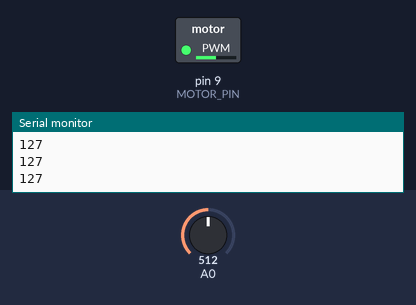
Simulated run of this sketch. Board: Arduino Uno, built with avr-gcc and run on an emulated ATmega328P. On the bench: switched loads named in the sketch (green lamp = pin HIGH), the last lines printed to the serial monitor. Inputs (shaded band) come from the test bench; at power-on: A0 = 512.

Above: at 1.2 s.
1.3 s: A0 set to 716
At 2.5 s:
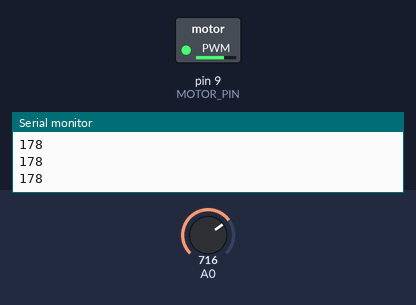
2.8 s: A0 set to 900
At 3.8 s:
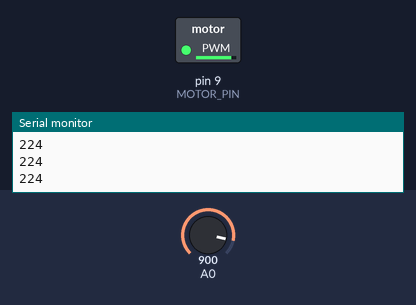
4.3 s: A0 set to 122
At 4.9 s:
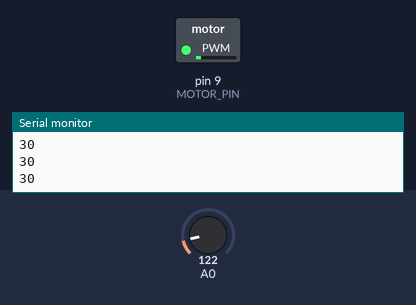
5.8 s: A0 set to 0
At 7.0 s:
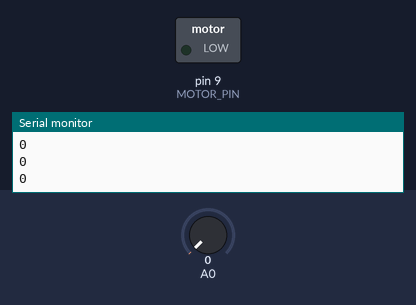
7.3 s: A0 set to 511
At 8.3 s:
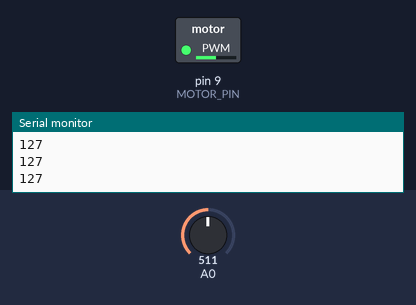
Timing chart, 0 to 9.8 s (numbered marks = the images above; inputs shaded):
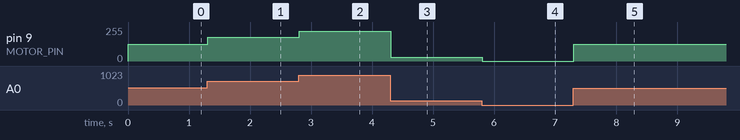

The sketch:

dcMotor_potentiometer.ino
```cpp
#define MOTOR_PIN 9

int value;

void setup()
{
  pinMode(MOTOR_PIN, OUTPUT);
  Serial.begin(9600);

}

void loop()
{
  value = analogRead(A0);
  value = map(value, 0, 1023, 0, 255);

  Serial.println(value);

  analogWrite(MOTOR_PIN, value);
}
```

Measured:
- after the input at 1.3 s, pin 9 (MOTOR_PIN): 127/255 → 178/255 at once
- after the input at 2.8 s, pin 9 (MOTOR_PIN): 178/255 → 224/255 at once
- after the input at 4.3 s, pin 9 (MOTOR_PIN): 224/255 → 30/255 at once
- after the input at 5.8 s, pin 9 (MOTOR_PIN): 30/255 → 0/255 at once
- after the input at 7.3 s, pin 9 (MOTOR_PIN): 0/255 → 127/255 at once
